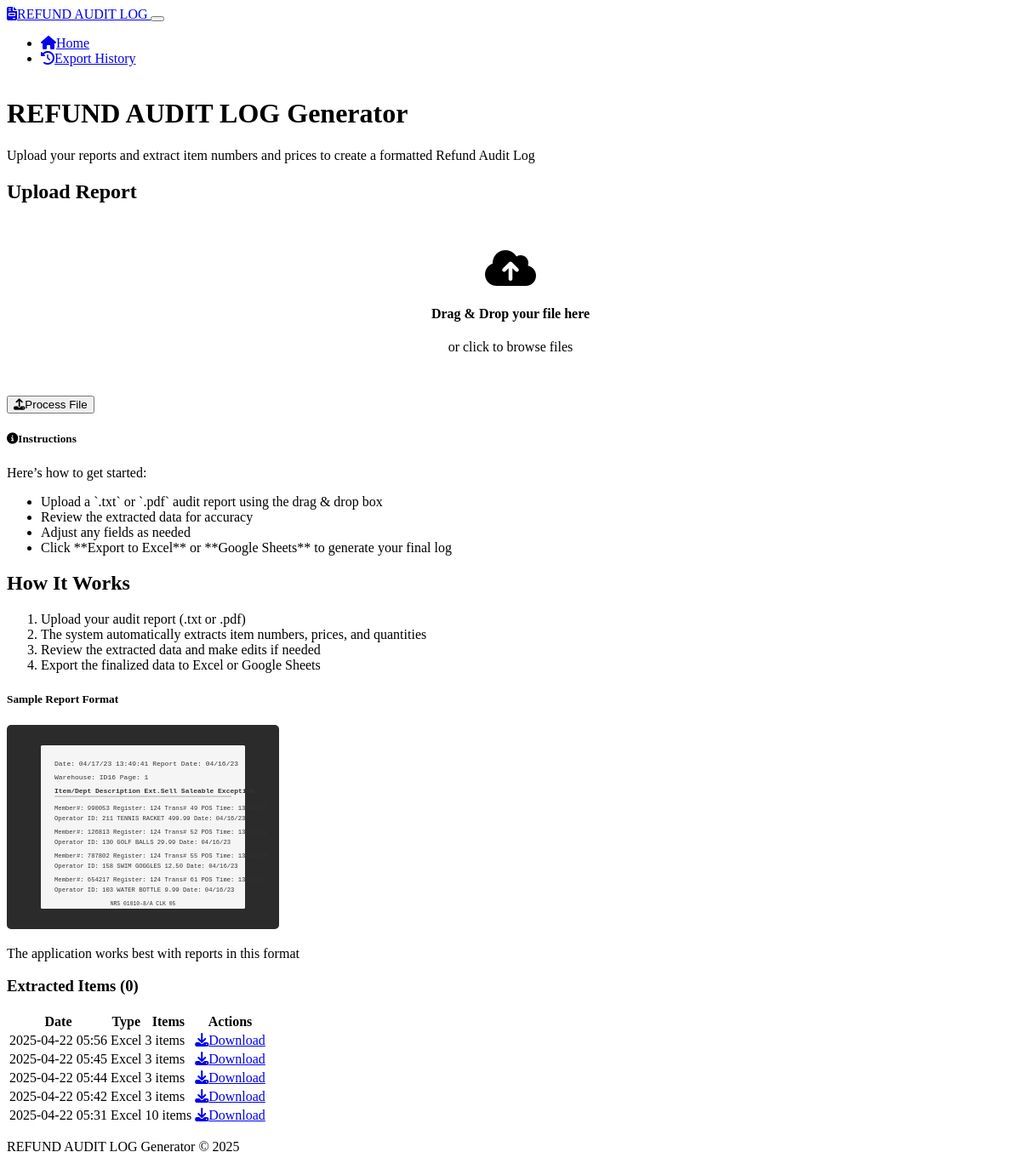
Before: / with the older database file.
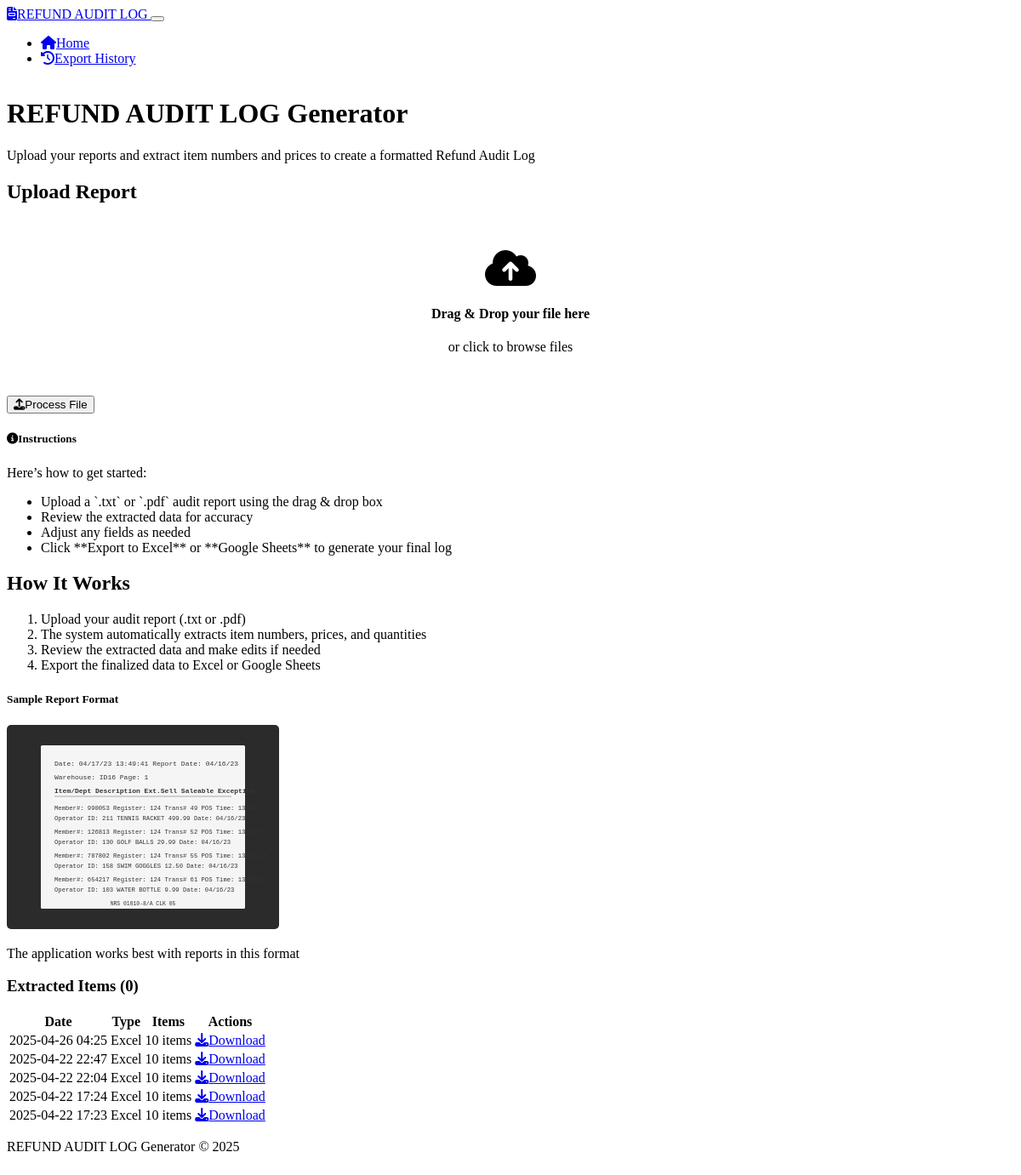
After: the same page with the newer database file.
### models.py (models this page shows, shortened)
class ExportFile(db.Model):
    __tablename__ = 'export_files'
    id = db.Column(db.Integer, primary_key=True)
    session_id = db.Column(db.String(50), nullable=False, index=True)
    filename = db.Column(db.String(255), nullable=False)
    export_type = db.Column(db.String(20), nullable=False)  # 'excel' or 'google'
    file_path = db.Column(db.String(500))  # Local file path for Excel files
    sheet_url = db.Column(db.String(500))  # URL for Google Sheets
    created_at = db.Column(db.DateTime, default=datetime.utcnow)
    item_count = db.Column(db.Integer, default=0)

### app.py (the view)
@app.route('/')
def index():
    recent_exports = ExportFile.query.order_by(ExportFile.created_at.desc()).limit(5).all()
    return render_template('index.html', recent_exports=recent_exports)

### templates/index.html (shortened to what this page needs)
<!DOCTYPE html>
<html lang="en" data-bs-theme="dark">
<head>
    <link href="https://cdn.replit.com/agent/bootstrap-agent-dark-theme.min.css" rel="stylesheet">
    <link href="https://unpkg.com/dropzone@5/dist/min/dropzone.min.css" rel="stylesheet">
    <link rel="stylesheet" href="https://cdnjs.cloudflare.com/ajax/libs/font-awesome/6.4.0/css/all.min.css">
    <link rel="stylesheet" href="{{ url_for('static', filename='css/custom.css') }}">
</head>
<body>
    <nav class="navbar navbar-expand-lg navbar-dark bg-dark">
        <div class="container">
            <a class="navbar-brand" href="{{ url_for('index') }}">
                <i class="fas fa-file-invoice me-2"></i>REFUND AUDIT LOG
            </a>
            <button class="navbar-toggler" type="button" data-bs-toggle="collapse" data-bs-target="#navbarNav"
                aria-controls="navbarNav" aria-expanded="false" aria-label="Toggle navigation">
            </button>
            <div class="collapse navbar-collapse" id="navbarNav">
                <ul class="navbar-nav ms-auto">
                    <li class="nav-item">
                        <a class="nav-link active" href="{{ url_for('index') }}">
                            <i class="fas fa-home me-1"></i>Home
                        </a>
                    </li>
                    <li class="nav-item">
                        <a class="nav-link" href="{{ url_for('export_history') }}">
                            <i class="fas fa-history me-1"></i>Export History
                        </a>
                    </li>
                </ul>
            </div>
        </div>
    </nav>
    <div class="container py-5">
        <div class="row justify-content-center">
            <div class="col-lg-10">
                <div class="text-center mb-5">
                    <h1 class="display-4 fw-bold">REFUND AUDIT LOG Generator</h1>
                    <p class="lead">Upload your reports and extract item numbers and prices to create a formatted Refund Audit Log</p>
                </div>
                <div class="card shadow-sm">
                    <div class="card-body p-4">
                        <div class="row">
                            <div class="d-flex flex-column align-items-center text-center">
                                <h2 class="h4 mb-3">Upload Report</h2>
                                <div class ='center-dropzone'>
                                <form action="{{ url_for('upload_log_file') }}" class="dropzone" id="upload-dropzone" enctype="multipart/form-data">
                                    <div class="dz-message">
                                        <i class="fas fa-cloud-upload-alt fa-3x mb-3"></i>
                                        <h4>Drag & Drop your file here</h4>
                                        <p class="text-muted">or click to browse files</p>
                                    </div>
                                </form>
                            </div>
                            </div>
                                <div class="mt-3">
                                    <button id="submit-upload" class="btn btn-primary btn-lg w-100">
                                        <i class="fas fa-upload me-2"></i>Process File
                                    </button>
                                </div>
                             <div class="card mt-4">
                               <div class="card-header bg-dark-subtle">
                                 <h5 class="mb-0"><i class="fas fa-info-circle me-2"></i>Instructions</h5>
                             </div>
                               <div class="card-body">
                                 <p class="text-muted">Here’s how to get started:</p>
                                 <ul class="mb-0">
                                   <li>Upload a `.txt` or `.pdf` audit report using the drag & drop box</li>
                                   <li>Review the extracted data for accuracy</li>
                                   <li>Adjust any fields as needed</li>
                                   <li>Click **Export to Excel** or **Google Sheets** to generate your final log</li>
                                 </ul>
                              </div>
                            </div>
                            </div>
                            <div class="col-md-6">
                                <h2 class="h4 mb-3">How It Works</h2>
                                <ol class="mb-4">
                                    <li>Upload your audit report (.txt or .pdf)</li>
                                    <li>The system automatically extracts item numbers, prices, and quantities</li>
                                    <li>Review the extracted data and make edits if needed</li>
                                    <li>Export the finalized data to Excel or Google Sheets</li>
                                </ol>
                                <div class="card bg-dark">
                                    <div class="card-header bg-dark-subtle text-white">
                                        <h5 class="mb-0">Sample Report Format</h5>
                                    </div>
                                    <div class="card-body text-center">
                                        <img src="{{ url_for('static', filename='img/sample-report.svg') }}" alt="Sample Report" class="img-fluid sample-image">
                                        <p class="text-muted mt-2">The application works best with reports in this format</p>
                                    </div>
                                </div>
                            </div>
                        </div>
                    </div>
                </div>
                {% if recent_exports %}
                <div class="card shadow-sm mt-5 mb-4">
                    <div class="card-header bg-dark-subtle">
                        <h3 class="h5 mb-0">Recent Exports</h3>
                    </div>
                    <div class="card-body p-0">
                        <div class="table-responsive">
                            <table class="table table-hover mb-0">
                                <thead class="table-dark">
                                    <tr>
                                        <th>Date</th>
                                        <th>Type</th>
                                        <th>Items</th>
                                        <th class="text-center">Actions</th>
                                    </tr>
                                </thead>
                                <tbody>
                                    {% for export in recent_exports %}
                                    <tr>
                                        <td>{{ export.created_at.strftime('%Y-%m-%d %H:%M') }}</td>
                                        <td>
                                            {% if export.export_type == 'excel' %}
                                                <span class="badge bg-success">Excel</span>
                                            {% elif export.export_type == 'google' %}
                                                <span class="badge bg-info">Google Sheets</span>
                                            {% endif %}
                                        </td>
                                        <td>{{ export.item_count }} items</td>
                                        <td class="text-center">
                                            {% if export.export_type == 'excel' and export.file_path %}
                                                <a href="{{ url_for('download_file', filename=export.filename) }}" class="btn btn-sm btn-outline-primary">
                                                    <i class="fas fa-download me-1"></i>Download
                                                </a>
                                            {% elif export.export_type == 'google' and export.sheet_url %}
                                                <a href="{{ export.sheet_url }}" target="_blank" class="btn btn-sm btn-outline-primary">
                                                    <i class="fas fa-external-link-alt me-1"></i>Open
                                                </a>
                                            {% endif %}
                                        </td>
                                    </tr>
                                    {% endfor %}
                                </tbody>
                            </table>
                        </div>
                    </div>
                </div>
                {% endif %}
            </div>
        </div>
    <footer class="footer mt-auto py-3 bg-dark-subtle">
        <div class="container text-center">
            <p class="text-muted mb-0">REFUND AUDIT LOG Generator &copy; 2025</p>
        </div>
    </footer>
</body>
</html>

### static/css/custom.css (style rules this page uses)
body { min-height: 100vh; display: flex; flex-direction: column; }
.footer { margin-top: auto; }
.dropzone { border: 2px dashed var(--bs-secondary); border-radius: 5px; background-color: var(--bs-dark); min-height: 200px; display: flex; align-items: center; justify-content: center; flex-direction: column; cursor: pointer; transition: all 0.3s ease; }
.dropzone .dz-message { text-align: center; margin: 2em 0; }
.table-responsive { overflow-x: auto; }
.sample-image { max-height: 240px; border-radius: 5px; border: 1px solid var(--bs-border-color); }
.center-dropzone { display: flex; justify-content: center; }

Changed rows visible on the page:
no longer on this page (row unchanged): ExportFile: created_at "2025-04-22 05:56", export_type "Excel", item_count "3"
no longer on this page (row unchanged): ExportFile: created_at "2025-04-22 05:45", export_type "Excel", item_count "3"
no longer on this page (row unchanged): ExportFile: created_at "2025-04-22 05:44", export_type "Excel", item_count "3"
no longer on this page (row unchanged): ExportFile: created_at "2025-04-22 05:42", export_type "Excel", item_count "3"
no longer on this page (row unchanged): ExportFile: created_at "2025-04-22 05:31", export_type "Excel", item_count "10"
added ExportFile: created_at "2025-04-26 04:25", export_type "Excel", item_count "10"
added ExportFile: created_at "2025-04-22 22:47", export_type "Excel", item_count "10"
added ExportFile: created_at "2025-04-22 22:04", export_type "Excel", item_count "10"
added ExportFile: created_at "2025-04-22 17:24", export_type "Excel", item_count "10"
added ExportFile: created_at "2025-04-22 17:23", export_type "Excel", item_count "10"
